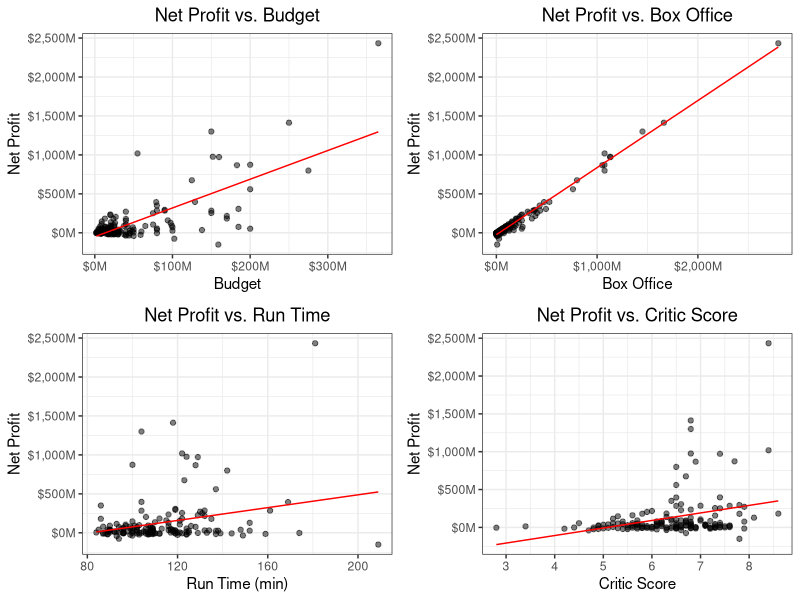
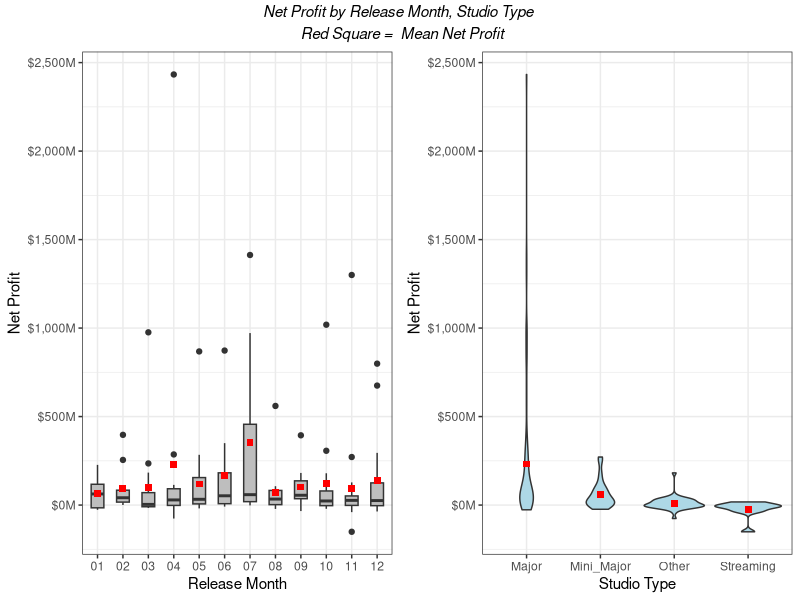
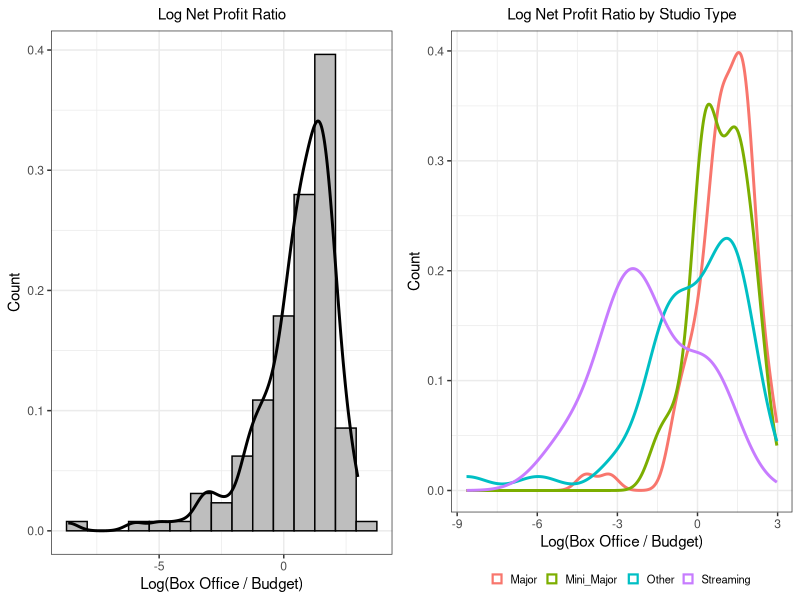
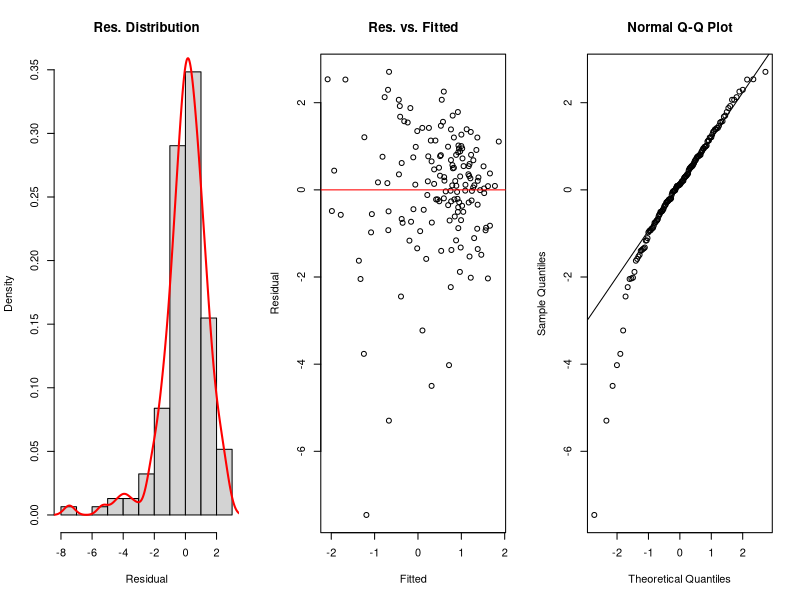
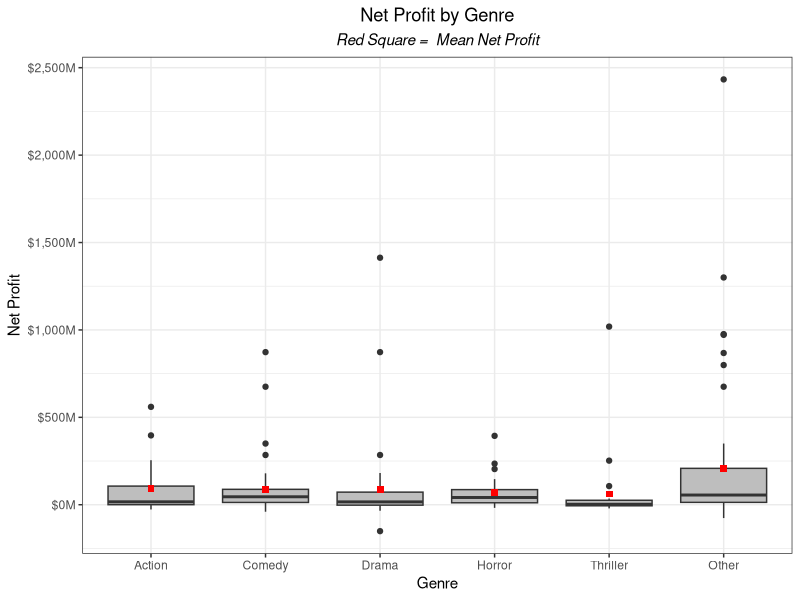

Source code (R) for these figures, in order:
## ---- chunk 1
library(ggpubr)
library(corrplot)
library(tidyverse)
require(magrittr)
require(plyr)
library(knitr)
library(lme4)
ggplot2::theme_set(ggplot2::theme_bw())
knitr::opts_chunk$set(fig.align = 'center')
## ---- chunk 2
# Data Loading and Preparation
df <- read_csv("United_States_Film_Releases_2019.csv")
colnames(df) <- c("Title", "Release_Date", "Company", "Lead_1", "Lead_2", 
                     "Lead_3", "Director", "Box_Office", "Budget", "Run_Time", 
                     "Critic_Score", "Genre", "Net_Profit")
movie <- df %>% filter(Box_Office != "N/A", Budget != "N/A") 
movie$Budget <- gsub("[$,]", "", movie$Budget) %>% as.numeric()
movie$Box_Office <- gsub("[$,]", "", movie$Box_Office) %>% as.numeric()
movie <- movie %>% mutate(Net_Profit = Box_Office - Budget,
                                    Month = substr(Release_Date,1,2))
movie <- movie %>% mutate(Month = ifelse(Month == "5/", "05", Month))
movie$Month <- movie$Month %>% as.factor()

# Create a new variable for Studio Type
major_studios <- 'Universal|Paramount|Warner|Disney|Century Fox|Fox Searchlight|Marvel|Lucasfilm|Fox|Columbia|Sony'
mini_major <- 'Mayer|Lionsgate|STX'
streaming <- 'Amazon|Netflix'

movie <- movie %>%
  mutate(
    Studio = case_when(
      str_detect(movie$Company, streaming) ~ "Streaming",
      str_detect(movie$Company, major_studios) ~ "Major",
      str_detect(movie$Company, mini_major) ~ "Mini_Major",
      TRUE ~ 'Other'
    )
  )

# Convert Studio variable into a factor 
movie$Studio <- as.factor(movie$Studio)

#movie %>% dplyr::group_by(Studio) %>% dplyr::summarise(count = n())
## ---- chunk 3
# Net Profit vs. Budget
s1 <- ggplot(movie, aes(x = Budget, y = Net_Profit)) +
  geom_point(alpha =0.5) +
  geom_smooth(method=lm, se=FALSE, col='red', size = 0.5) +
  scale_y_continuous(labels = scales::label_dollar(scale = 1/1e6, suffix = "M"))+
  scale_x_continuous(labels = scales::label_dollar(scale = 1/1e6, suffix = "M"))+
  labs(x = "Budget",
       y = "Net Profit",
       title = "Net Profit vs. Budget") + 
  theme(plot.title = element_text(hjust = 0.5))

# Net Profit vs. Box Office
s2 <- ggplot(movie, aes(x = Box_Office, y = Net_Profit)) +
  geom_point(alpha =0.5) +
  geom_smooth(method=lm, se=FALSE, col='red', size = 0.5) +
  scale_y_continuous(labels = scales::label_dollar(scale = 1/1e6, suffix = "M")) +
  scale_x_continuous(labels = scales::label_dollar(scale = 1/1e6, suffix = "M")) +
  labs(x = "Box Office",
       y = "Net Profit",
       title = "Net Profit vs. Box Office") + 
  theme(plot.title = element_text(hjust = 0.5))

# Net Profit vs. Run Time
s3 <- ggplot(movie, aes(x = Run_Time, y = Net_Profit)) +
  geom_point(alpha =0.5) +
  geom_smooth(method=lm, se=FALSE, col='red', size = 0.5) +
  scale_y_continuous(labels = scales::label_dollar(scale = 1/1e6, suffix = "M")) +
  labs(x = "Run Time (min)",
       y = "Net Profit",
       title = "Net Profit vs. Run Time") + 
  theme(plot.title = element_text(hjust = 0.5))

# Net Profit vs. Critic Score
s4 <- ggplot(movie, aes(x = Critic_Score, y = Net_Profit)) +
  geom_point(alpha =0.5) +
  geom_smooth(method=lm, se=FALSE, col='red', size = 0.5) +
  scale_y_continuous(labels = scales::label_dollar(scale = 1/1e6, suffix = "M"))+
  labs(x = "Critic Score",
       y = "Net Profit",
       title = "Net Profit vs. Critic Score") + 
  theme(plot.title = element_text(hjust = 0.5))

# Plot all scatter plots together
ggarrange(s1, s2, s3, s4) 

## ---- chunk 4
# Box Plot by Month
bp1 <- ggplot(movie, aes(x = Month, y = Net_Profit)) +
  geom_boxplot(width=0.5, fill ="grey") + 
  stat_summary(fun.y=mean, geom="point", size=2, shape = 15, color="red") +
  scale_y_continuous(labels = scales::label_dollar(scale = 1/1e6, suffix = "M"),
                     breaks = scales::pretty_breaks(n = 10)) + 
  labs(x = "Release Month", y = "Net Profit")

v1 <- ggplot(movie, aes(x =Studio, y = Net_Profit)) + 
  geom_violin(fill = "lightblue") +
  stat_summary(fun.y=mean, geom="point", size=2, shape = 15, color="red") +
  scale_y_continuous(labels = scales::label_dollar(scale = 1/1e6, suffix = "M"),
                     breaks = scales::pretty_breaks(n = 10)) +
  labs(x = "Studio Type", y = "Net Profit")

fig <- ggarrange(bp1, v1)
annotate_figure(fig, 
                text_grob("Net Profit by Release Month, Studio Type \n Red Square =  Mean Net Profit", face = "italic", size = 11))
## ---- chunk 5
# Histogram of Net Profit
log_p1 <- ggplot(movie, aes(x = log(Box_Office/Budget))) +
  geom_histogram(aes(y = ..density..), bins = 15, color = "black", fill = "grey") +
  geom_density(color = "black", size = 1) +
  labs(y = "Count",
       x = "Log(Box Office / Budget)",
       title = "Log Net Profit Ratio") + 
  theme(plot.title = element_text(hjust = 0.5, size = 11))

# Studio Distribution Plots with Log Transformed variable
log_p2 <- movie %>%
  ggplot(aes(x = log(Box_Office/Budget), color =  Studio)) +
  geom_density(size = 1) +
    labs(y = "Count",
         x = "Log(Box Office / Budget)",
         title = "Log Net Profit Ratio by Studio Type") + 
    theme(plot.title = element_text(hjust = 0.5, size = 11),
          legend.position = "bottom",
          legend.text=element_text(size=8),
          legend.title = element_blank(),
          legend.key.size = unit(0.3, 'cm'))

ggarrange(log_p1, log_p2)
## ---- chunk 6
genre <- movie %>% select(Title, Genre, Net_Profit, Budget, Run_Time, Critic_Score, Month, Studio, Box_Office)

action <- genre %>% 
  mutate(Genre_Type = ifelse(str_detect(genre$Genre, 'Action'), 'Action',NA)) %>%
  select(-Genre) %>% na.omit()

comedy <- genre %>% 
  mutate(Genre_Type = ifelse(str_detect(genre$Genre, 'Comedy'), 'Comedy',NA)) %>%
  select(-Genre) %>% na.omit()

drama <- genre %>% 
  mutate(Genre_Type = ifelse(str_detect(genre$Genre, 'Drama'), 'Drama',NA)) %>%
  select(-Genre) %>% na.omit()

horror <- genre %>% 
  mutate(Genre_Type = ifelse(str_detect(genre$Genre, 'Horror'), 'Horror',NA)) %>%
  select(-Genre) %>% na.omit()

thriller <- genre %>% 
  mutate(Genre_Type = ifelse(str_detect(genre$Genre, 'Thriller'), 'Thriller',NA)) %>%
  select(-Genre) %>% na.omit()

other <- genre %>% 
  mutate(Genre_Type = ifelse(str_detect(genre$Genre, 
                                        'Action|Comeday|Drama|Horror|Thriller'), NA,"Other")) %>%
  select(-Genre) %>% na.omit()

# Combine Data Frames
genre_df <- rbind(action, comedy, drama, horror, thriller, other)

# Plot results comparing Genre Types
genre_df$Genre_Type <- factor(genre_df$Genre_Type, 
                              levels = c("Action", "Comedy", "Drama", "Horror", "Thriller", "Other"))
## ---- chunk 7
# MLR with Critics Score and Budget and Run Time as Predictors
# Critic Score and Budget are significant predictors of Net Profit
# Run Time was not statistically significant
lm.res <- lm(log(Box_Office/Budget)  ~ Run_Time + Budget + Critic_Score, data = movie)
lm_list <- summary(lm.res)

as.data.frame(lm_list['coefficients']) %>%
  kable(align='c',
        caption = "MLR Model Results",
        digits = 4,
        col.names = c('Estimate', 'Std. Error', 't-value', 'P-Value'))

## ---- chunk 8

# Random Effects --  Studio 
fit.ml <- lmer(log(Box_Office/Budget) ~ (1|Studio), REML = FALSE, data = movie)
a <- summary(fit.ml) 
a_df <- data.table::transpose(as.data.frame(a["AICtab"])) 

# Random Effects -- Genre
# fit LMM
fit.ml2 <- lmer(log(Box_Office/Budget) ~ (1|Genre_Type), REML = FALSE, data = genre_df)
a2 <- summary(fit.ml2) 
a2_df <- data.table::transpose(as.data.frame(a2["AICtab"])) 

A_df <- rbind(a_df, a2_df)

cbind(as.data.frame(c("Studio", "Genre")), A_df) %>%
    kable(align = 'c',
        caption = "Random Intercept Model Comparison",
        digits = 4,
        col.names = c('Random Effect', 'AIC', 'BIC', 'logLik', 'Deviance', 'df.resid'))
## ---- chunk 9
# Mixed Effects with Run Time
fit.ml <- lmer(log(Box_Office/Budget) ~ log(Budget) + Run_Time +  Critic_Score + (1|Studio), REML = FALSE, data = movie)
a <- summary(fit.ml) 
a_df <- data.table::transpose(as.data.frame(a["AICtab"])) 

# Mixed Effects without Run Time
fit.ml2 <- lmer(log(Box_Office/Budget) ~ log(Budget) + Critic_Score + (1|Studio), REML = FALSE, data = movie)
a2 <- summary(fit.ml2) 
a2_df <- data.table::transpose(as.data.frame(a2["AICtab"])) 

A_df <- rbind(a_df, a2_df)

# Table of results 
cbind(as.data.frame(c("With Run Time", "Without Run Time")), A_df) %>%
    kable(align = 'c',
        caption = "Mixed Effects Model Comparison",
        digits = 4,
        col.names = c('Random Effect', 'AIC', 'BIC', 'logLik', 'Deviance', 'df.resid'))
## ---- chunk 10
fit.ml <- lmer(log(Box_Office/Budget)  ~ log(Budget) + Critic_Score + (1|Studio), REML = FALSE, data = movie)

# summary statistics
a <- summary(fit.ml) 

as.data.frame(VarCorr(fit.ml)) %>% select(-var2) %>%
  kable(align = 'c',
        caption = "Final Model: Random Effects",
        col.names = c('Groups', 'Name', 'Variance', 'Std. Dev' ))

as.data.frame(a['coefficients']) %>%
  kable(align = 'c',
        caption = "Final Model: Fixed Effects Coefficients",
        digits = 4,
        col.names = c('Estimate', 'Std. Error', 't-value'))

as.data.frame(confint(fit.ml)) %>%
  kable(align = 'c',
        digits = 4,
        caption = "Final Model: Confidence Intervals")
## ---- chunk 11
par(mfrow = c(1,3))

# Residual Histogram
hist(resid(fit.ml), xlab = 'Residual',
     prob=TRUE, breaks=10,
     border = 'black',
     main = 'Res. Distribution')
lines(density(resid(fit.ml)),
      lwd=2,
      col= 'red')

# Fitted vs Residauls
plot(fitted(fit.ml), resid(fit.ml), xlab = 'Fitted', ylab = 'Residual', main= 'Res. vs. Fitted')
abline(h = 0, col = "red")

# Q-Q Norma Plot
qqnorm(resid(fit.ml))
qqline(resid(fit.ml))
## ---- chunk 12
# Correlation Plot Matrix
movie_corr <- movie %>% select("Box_Office", "Budget", "Run_Time", 
                                    "Critic_Score", "Net_Profit")
colnames(movie_corr) <- c("Box Office", "Budget", "Run Time", "Critic Score", "Net Profit")
round(cor(movie_corr),2) %>% 
  kable(align = "c", 
        col.names = c("Box Office", "Budget", "Run Time", "Critic Score", "Net Profit"),
        caption = "Correlation Between Quantitative Variables")
## ---- chunk 13
movie %>%
  dplyr::group_by(Studio) %>%
  dplyr::summarise(Count = n(),
                   "Avg Net Profit ($ M)" = mean(Net_Profit)/1e6,
                   "Med Net Profit ($ M)" = median(Net_Profit)/1e6,
                   "Avg Budget ($ M)" = mean(Budget)/1e6,
                   "Avg Critic Score" = mean(Critic_Score)) %>%
  kable(align = "c",
        caption = "Studio Type Summary Statistics",
        digits = 2)
## ---- chunk 14
ggplot(genre_df, aes(x = Genre_Type, y = Net_Profit)) +
  geom_boxplot(fill ="grey") +
  stat_summary(fun.y=mean, geom="point", size=2, shape = 15, color="red") +
  scale_y_continuous(labels = scales::label_dollar(scale = 1/1e6, suffix = "M"),
                     breaks = scales::pretty_breaks(n = 10)) + 
  labs(x = "Genre", y = "Net Profit", title = "Net Profit by Genre",
       subtitle = "Red Square =  Mean Net Profit") +
  theme(plot.title = element_text(hjust = 0.5),
        plot.subtitle = element_text(hjust = 0.5, face = "italic", size = 11))
## ---- chunk 15

# One way ANOVA Model Results

# One way ANOVA Model --  Month
aov.res <- aov(log(Box_Office/Budget)  ~ Month, data = movie)
aov_list <- summary(aov.res)

as.data.frame(aov_list[[1]]) %>%
  kable(align='c',
        caption = "Month One-Way ANOVA Model Results",
        digits = 4)

# One way ANOVA Model -- STUDIO
aov.res <- aov(log(Box_Office/Budget)  ~ Studio, data = movie)
aov_list <- summary(aov.res)

as.data.frame(aov_list[[1]]) %>%
  kable(align='c',
        caption = "Studio One-Way ANOVA Model Results",
        digits = 4)

# One way ANOVA Model -- GENRE
aov.res <- aov(log(Box_Office/Budget) ~ Genre_Type, data = genre_df)
aov_list <- summary(aov.res)

as.data.frame(aov_list[[1]]) %>%
  kable(align='c',
        caption = "Genre One-Way ANOVA Model Results",
        digits = 4)
## ---- chunk 16
# Two Way ANOVA Between Month and Studio
# Interaction Effect is not significant

aov.res <- aov(log(Box_Office/Budget)  ~ Studio*Genre_Type, data = genre_df)
aov_list <- summary(aov.res)

as.data.frame(aov_list[[1]]) %>%
  kable(align='c',
        caption = "Two-Way ANOVA Model with Interaction Results",
        digits = 2)
## ---- chunk 17
fit.ml <- lmer(log(Box_Office/Budget) ~ log(Budget) + Run_Time +  Critic_Score + (1+log(Budget)|Studio), REML = FALSE, data = movie)
a <- summary(fit.ml) 
a_df <- data.table::transpose(as.data.frame(a["AICtab"])) 

# Mixed Effects without Run Time
fit.ml2 <- lmer(log(Box_Office/Budget) ~ log(Budget) + Critic_Score + (1+log(Budget)|Studio), REML = FALSE, data = movie)
a2 <- summary(fit.ml2) 
a2_df <- data.table::transpose(as.data.frame(a2["AICtab"])) 

A_df <- rbind(a_df, a2_df)

# Table of results 
cbind(as.data.frame(c("With Run Time", "Without Run Time")), A_df) %>%
    kable(align = 'c',
        caption = "Mixed Effects Model Comparison - Random Slope",
        digits = 4,
        col.names = c('Random Effect', 'AIC', 'BIC', 'logLik', 'Deviance', 'df.resid'))
## ---- chunk 18
coef_ml <- coefficients(fit.ml)$Studio$`(Intercept)`
state_vec <- as.character(sort(unique(movie$Studio)))
compare_df <- as.data.frame(cbind(state_vec, coef_ml))
compare_df$coef_ml <- as.numeric(compare_df$coef_ml)
compare_df %>%
  arrange(desc(coef_ml)) %>%
  kable(align = 'c',
        caption = 'Final Model Studio Coefficients',
        col.names = c('Studio', 'Coefficient'))
